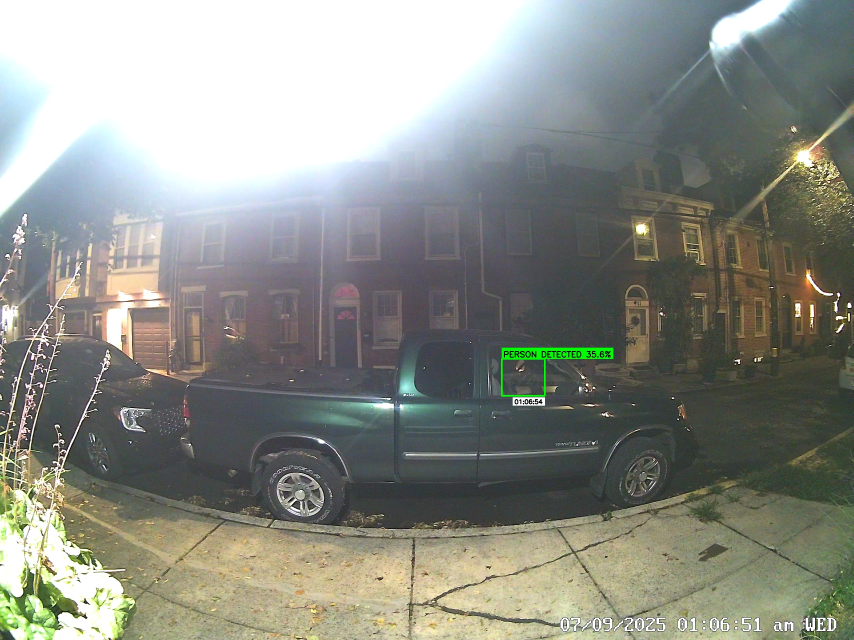
#> input picture captured_people/person_20250709_010654_0000.jpg, 2560 x 1920 px (shown at 1/3 size)
$ python -i person_clustering.py   (imports and definitions only)
#> lines starting #> are read from the running program, lines starting #| are printed output that depends on the picture
### config.py
import os
from dataclasses import dataclass
from typing import Set

@dataclass
class Config:
    # Camera settings - Reolink RTSP format
    CAMERA_URL: str = os.getenv("CAMERA_URL", "rtsp://dnakhla%40gmail.com:vi6Z39oCPz-iYmZ@192.168.86.42:554/h264Preview_01_main")

    # Auto-detect protocol and optimize settings
    USE_RTMP: bool = False  # Using RTSP on port 554

    # RTSP URL (primary)
    RTSP_URL: str = CAMERA_URL

    # Directories
    CAPTURED_IMAGES_DIR: str = "captured_people"
    DATABASE_DIR: str = "database"

    # Detection settings - Optimized for smoothness
    CONFIDENCE_THRESHOLD: float = 0.6  # Lower threshold for more responsive detection
    PERSON_DETECTION_COOLDOWN: int = 3  # Slightly longer cooldown for smoother processing
    CAPTURE_MULTIPLE_ANGLES: bool = True  # Capture multiple shots per person

    # Clustering settings
    SIMILARITY_THRESHOLD: float = 0.92  # Higher threshold for more precise person matching
    MIN_IMAGES_FOR_CLUSTER: int = 2

    # AI settings
    OPENAI_API_KEY: str = os.getenv("OPENAI_API_KEY", "")

    # Performance settings - optimized for smoothness over quality
    MAX_PEOPLE_IN_MEMORY: int = 20  # Further reduced for smooth processing
    IMAGE_RESIZE_HEIGHT: int = 480  # Smaller input for faster processing

    # Camera native resolution (for reference)
    CAMERA_NATIVE_WIDTH: int = 2560   # Your camera's native width
    CAMERA_NATIVE_HEIGHT: int = 1920  # Your camera's native height
    CAMERA_BITRATE: int = 4096        # 4096 kbps bitrate

    # Processing resolution (scaled down for maximum smoothness)
    PROCESSING_WIDTH: int = 960       # Further reduced for smoothness
    PROCESSING_HEIGHT: int = 720      # Further reduced for smoothness

    # AI Analysis limits for performance
    MAX_IMAGES_FOR_SEQUENCE_ANALYSIS: int = 10  # Limit sequence analysis to recent 10 images
    MIN_TIME_BETWEEN_REANALYSIS: int = 300  # 5 minutes between re-analysis (seconds)
    MAX_IMAGES_PER_PROFILE: int = 50  # Keep only 50 most recent images per person

    def __post_init__(self):
        # Create directories
        os.makedirs(self.CAPTURED_IMAGES_DIR, exist_ok=True)
        os.makedirs(self.DATABASE_DIR, exist_ok=True)

# Global config instance
config = Config()

### person_clustering.py
import numpy as np
import cv2
import os
from typing import List, Dict, Optional, Tuple
from datetime import datetime, timedelta
import logging
from sklearn.cluster import DBSCAN
from sklearn.metrics.pairwise import cosine_similarity
import pickle

from config import config
from models import PersonDetection, PersonProfile

logger = logging.getLogger(__name__)

class PersonClustering:
    """Handles person clustering using image embeddings and similarity matching"""

    def __init__(self):
        self.profiles: Dict[str, PersonProfile] = {}
        self.feature_extractor = None
        self.embeddings_cache = {}
        self.load_profiles()

    def load_profiles(self):
        """Load existing person profiles from disk"""
        try:
            profiles_file = os.path.join(config.DATABASE_DIR, "person_profiles.pkl")
            if os.path.exists(profiles_file):
                with open(profiles_file, 'rb') as f:
#> (reads database/person_profiles.pkl from the repository)
                    self.profiles = pickle.load(f)
                logger.info(f"Loaded {len(self.profiles)} person profiles")
        except Exception as e:
            logger.error(f"Failed to load profiles: {e}")

    # [9 lines left out: function save_profiles, not called in this run]

    def extract_features(self, image_path: str) -> Optional[np.ndarray]:
        """Extract features from an image for similarity comparison"""
        try:
            # Load image
            image = cv2.imread(image_path)
#> image is the input picture: shape (1920, 2560, 3); mean B, G, R 134.7, 142.3, 139.5
            if image is None:
                logger.error(f"Could not load image: {image_path}")
                return None

            # Convert to RGB
            image_rgb = cv2.cvtColor(image, cv2.COLOR_BGR2RGB)

            # Resize to standard size
            image_resized = cv2.resize(image_rgb, (128, 256))
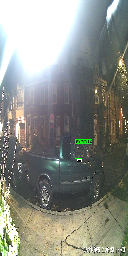
#> image_resized: shape (256, 128, 3); mean R, G, B 139.4, 142.2, 134.7

            # Simple feature extraction using histogram of oriented gradients
            features = self._extract_hog_features(image_resized)

            return features

        except Exception as e:
            logger.error(f"Feature extraction failed for {image_path}: {e}")
            return None

    def _extract_hog_features(self, image: np.ndarray) -> np.ndarray:
        """Extract HOG features from image"""
        # Convert to grayscale
        gray = cv2.cvtColor(image, cv2.COLOR_RGB2GRAY)
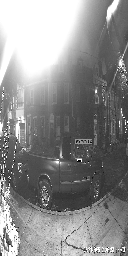
#> gray: shape (256, 128); min 0, max 255, mean 140.5

        # Initialize HOG descriptor
        hog = cv2.HOGDescriptor(
            _winSize=(64, 128),
            _blockSize=(16, 16),
            _blockStride=(8, 8),
            _cellSize=(8, 8),
            _nbins=9
        )

        # Compute HOG features
        features = hog.compute(gray)

        # Normalize features
        features = features.flatten()
        features = features / (np.linalg.norm(features) + 1e-7)

        return features

    # [165 lines left out: functions find_similar_person, _find_by_similarity, find_recent_person, create_new_profile, add_detection_to_profile, not called in this run]

    def get_all_profiles(self) -> List[PersonProfile]:
        """Get all person profiles"""
        return list(self.profiles.values())

    def get_profile(self, profile_id: str) -> Optional[PersonProfile]:
        """Get specific person profile"""
        return self.profiles.get(profile_id)

    # [42 lines left out: functions cleanup_old_profiles, get_statistics, not called in this run]

>>> result = PersonClustering().extract_features('captured_people/person_20250709_010654_0000.jpg')
